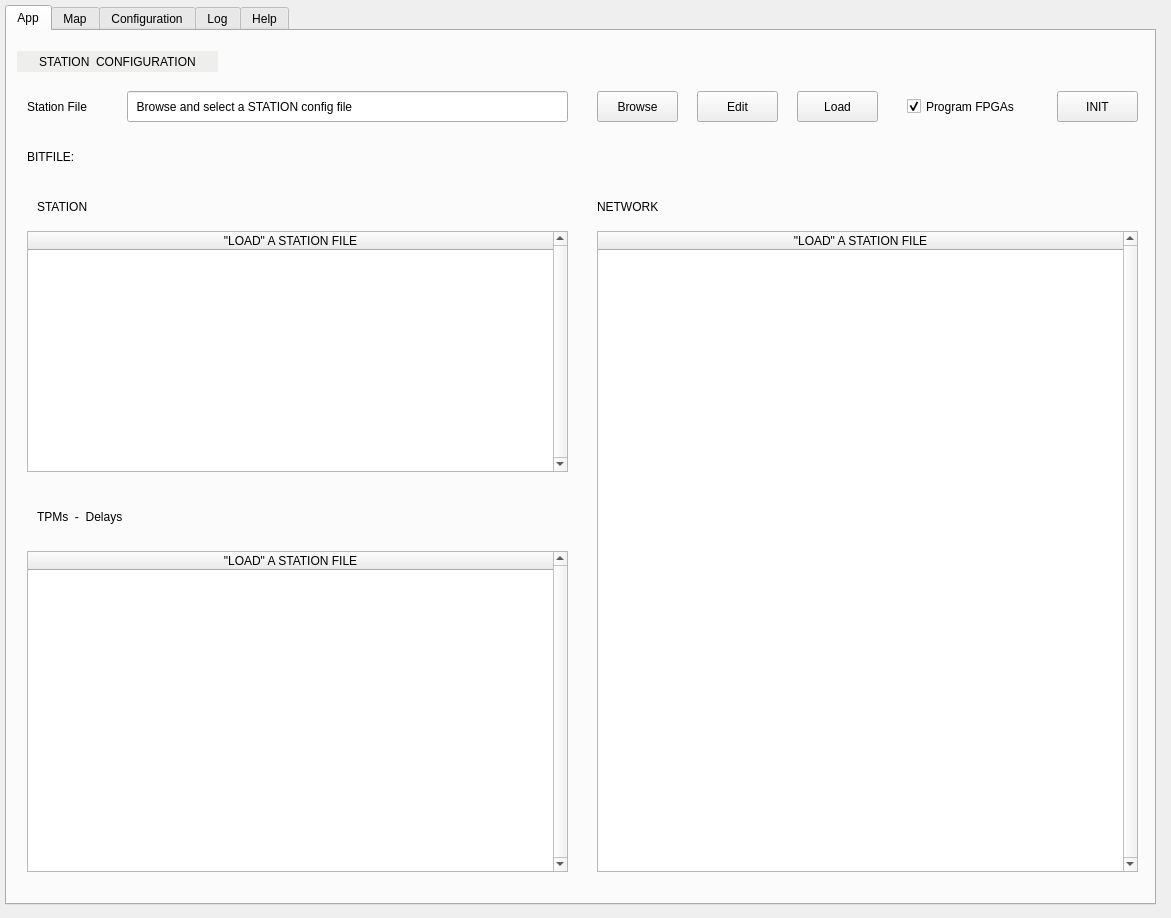
<?xml version="1.0" encoding="UTF-8"?>
<ui version="4.0">
 <class>Form</class>
 <widget class="QWidget" name="Form">
  <property name="geometry">
   <rect>
    <x>0</x>
    <y>0</y>
    <width>1171</width>
    <height>918</height>
   </rect>
  </property>
  <property name="windowTitle">
   <string>Form</string>
  </property>
  <widget class="QTabWidget" name="tabWidget">
   <property name="geometry">
    <rect>
     <x>5</x>
     <y>5</y>
     <width>1151</width>
     <height>900</height>
    </rect>
   </property>
   <property name="currentIndex">
    <number>0</number>
   </property>
   <widget class="QWidget" name="qtab_app">
    <attribute name="title">
     <string>App</string>
    </attribute>
    <widget class="QLabel" name="qlabel_message">
     <property name="geometry">
      <rect>
       <x>840</x>
       <y>830</y>
       <width>291</width>
       <height>31</height>
      </rect>
     </property>
     <property name="layoutDirection">
      <enum>Qt::LeftToRight</enum>
     </property>
     <property name="text">
      <string/>
     </property>
     <property name="alignment">
      <set>Qt::AlignRight|Qt::AlignTrailing|Qt::AlignVCenter</set>
     </property>
    </widget>
    <widget class="QLabel" name="qlabel_tstamp">
     <property name="geometry">
      <rect>
       <x>480</x>
       <y>830</y>
       <width>371</width>
       <height>31</height>
      </rect>
     </property>
     <property name="layoutDirection">
      <enum>Qt::LeftToRight</enum>
     </property>
     <property name="text">
      <string/>
     </property>
     <property name="alignment">
      <set>Qt::AlignCenter</set>
     </property>
    </widget>
    <widget class="QTableWidget" name="qtable_station">
     <property name="geometry">
      <rect>
       <x>20</x>
       <y>200</y>
       <width>541</width>
       <height>241</height>
      </rect>
     </property>
     <property name="verticalScrollBarPolicy">
      <enum>Qt::ScrollBarAlwaysOn</enum>
     </property>
     <attribute name="horizontalHeaderDefaultSectionSize">
      <number>308</number>
     </attribute>
     <attribute name="horizontalHeaderStretchLastSection">
      <bool>true</bool>
     </attribute>
     <column>
      <property name="text">
       <string>&quot;LOAD&quot; A STATION FILE</string>
      </property>
     </column>
    </widget>
    <widget class="QLineEdit" name="qline_configfile">
     <property name="geometry">
      <rect>
       <x>120</x>
       <y>60</y>
       <width>441</width>
       <height>31</height>
      </rect>
     </property>
     <property name="text">
      <string>  Browse and select a STATION config file</string>
     </property>
     <property name="readOnly">
      <bool>true</bool>
     </property>
    </widget>
    <widget class="QPushButton" name="qbutton_edit">
     <property name="geometry">
      <rect>
       <x>690</x>
       <y>60</y>
       <width>81</width>
       <height>31</height>
      </rect>
     </property>
     <property name="text">
      <string>Edit</string>
     </property>
    </widget>
    <widget class="QPushButton" name="qbutton_load_configuration">
     <property name="geometry">
      <rect>
       <x>790</x>
       <y>60</y>
       <width>81</width>
       <height>31</height>
      </rect>
     </property>
     <property name="text">
      <string>Load</string>
     </property>
    </widget>
    <widget class="QLabel" name="qlabel_bitfile">
     <property name="geometry">
      <rect>
       <x>120</x>
       <y>110</y>
       <width>1011</width>
       <height>31</height>
      </rect>
     </property>
     <property name="text">
      <string/>
     </property>
     <property name="alignment">
      <set>Qt::AlignLeading|Qt::AlignLeft|Qt::AlignVCenter</set>
     </property>
    </widget>
    <widget class="QLabel" name="qlabel_config">
     <property name="geometry">
      <rect>
       <x>20</x>
       <y>60</y>
       <width>101</width>
       <height>31</height>
      </rect>
     </property>
     <property name="text">
      <string>Station File</string>
     </property>
     <property name="alignment">
      <set>Qt::AlignLeading|Qt::AlignLeft|Qt::AlignVCenter</set>
     </property>
    </widget>
    <widget class="QPushButton" name="qbutton_station_init">
     <property name="geometry">
      <rect>
       <x>1050</x>
       <y>60</y>
       <width>81</width>
       <height>31</height>
      </rect>
     </property>
     <property name="text">
      <string>INIT</string>
     </property>
    </widget>
    <widget class="QLabel" name="qlabel_bitfile_2">
     <property name="geometry">
      <rect>
       <x>20</x>
       <y>110</y>
       <width>71</width>
       <height>31</height>
      </rect>
     </property>
     <property name="text">
      <string>BITFILE: </string>
     </property>
     <property name="alignment">
      <set>Qt::AlignLeading|Qt::AlignLeft|Qt::AlignVCenter</set>
     </property>
    </widget>
    <widget class="QPushButton" name="qbutton_browse">
     <property name="geometry">
      <rect>
       <x>590</x>
       <y>60</y>
       <width>81</width>
       <height>31</height>
      </rect>
     </property>
     <property name="text">
      <string>Browse</string>
     </property>
    </widget>
    <widget class="QLabel" name="qlabel_station">
     <property name="geometry">
      <rect>
       <x>30</x>
       <y>160</y>
       <width>171</width>
       <height>31</height>
      </rect>
     </property>
     <property name="text">
      <string>STATION</string>
     </property>
     <property name="alignment">
      <set>Qt::AlignLeading|Qt::AlignLeft|Qt::AlignVCenter</set>
     </property>
    </widget>
    <widget class="QTableWidget" name="qtable_tpm">
     <property name="geometry">
      <rect>
       <x>20</x>
       <y>520</y>
       <width>541</width>
       <height>321</height>
      </rect>
     </property>
     <property name="verticalScrollBarPolicy">
      <enum>Qt::ScrollBarAlwaysOn</enum>
     </property>
     <property name="sizeAdjustPolicy">
      <enum>QAbstractScrollArea::AdjustIgnored</enum>
     </property>
     <attribute name="horizontalHeaderCascadingSectionResizes">
      <bool>false</bool>
     </attribute>
     <attribute name="horizontalHeaderDefaultSectionSize">
      <number>218</number>
     </attribute>
     <attribute name="horizontalHeaderStretchLastSection">
      <bool>true</bool>
     </attribute>
     <column>
      <property name="text">
       <string>&quot;LOAD&quot; A STATION FILE</string>
      </property>
     </column>
    </widget>
    <widget class="QLabel" name="qlabel_tpms">
     <property name="geometry">
      <rect>
       <x>30</x>
       <y>470</y>
       <width>171</width>
       <height>31</height>
      </rect>
     </property>
     <property name="text">
      <string>TPMs  -  Delays</string>
     </property>
     <property name="alignment">
      <set>Qt::AlignLeading|Qt::AlignLeft|Qt::AlignVCenter</set>
     </property>
    </widget>
    <widget class="QTableWidget" name="qtable_network">
     <property name="geometry">
      <rect>
       <x>590</x>
       <y>200</y>
       <width>541</width>
       <height>641</height>
      </rect>
     </property>
     <property name="verticalScrollBarPolicy">
      <enum>Qt::ScrollBarAlwaysOn</enum>
     </property>
     <attribute name="horizontalHeaderDefaultSectionSize">
      <number>365</number>
     </attribute>
     <attribute name="horizontalHeaderStretchLastSection">
      <bool>true</bool>
     </attribute>
     <column>
      <property name="text">
       <string>&quot;LOAD&quot; A STATION FILE</string>
      </property>
     </column>
    </widget>
    <widget class="QLabel" name="qlabel_network">
     <property name="geometry">
      <rect>
       <x>590</x>
       <y>160</y>
       <width>171</width>
       <height>31</height>
      </rect>
     </property>
     <property name="text">
      <string>NETWORK</string>
     </property>
     <property name="alignment">
      <set>Qt::AlignLeading|Qt::AlignLeft|Qt::AlignVCenter</set>
     </property>
    </widget>
    <widget class="QLabel" name="qlabel_connection_3">
     <property name="geometry">
      <rect>
       <x>10</x>
       <y>20</y>
       <width>201</width>
       <height>21</height>
      </rect>
     </property>
     <property name="layoutDirection">
      <enum>Qt::LeftToRight</enum>
     </property>
     <property name="styleSheet">
      <string notr="true">background-color: rgb(238, 238, 236);</string>
     </property>
     <property name="text">
      <string>STATION  CONFIGURATION</string>
     </property>
     <property name="alignment">
      <set>Qt::AlignCenter</set>
     </property>
    </widget>
    <widget class="QCheckBox" name="checkProgram">
     <property name="geometry">
      <rect>
       <x>900</x>
       <y>60</y>
       <width>131</width>
       <height>31</height>
      </rect>
     </property>
     <property name="text">
      <string>Program FPGAs</string>
     </property>
     <property name="checked">
      <bool>true</bool>
     </property>
    </widget>
   </widget>
   <widget class="QWidget" name="qtab_map">
    <attribute name="title">
     <string>Map</string>
    </attribute>
    <widget class="QWidget" name="plotWidgetMap" native="true">
     <property name="geometry">
      <rect>
       <x>20</x>
       <y>60</y>
       <width>781</width>
       <height>781</height>
      </rect>
     </property>
     <property name="sizePolicy">
      <sizepolicy hsizetype="Expanding" vsizetype="Expanding">
       <horstretch>0</horstretch>
       <verstretch>0</verstretch>
      </sizepolicy>
     </property>
     <property name="minimumSize">
      <size>
       <width>0</width>
       <height>0</height>
      </size>
     </property>
     <property name="maximumSize">
      <size>
       <width>16777215</width>
       <height>16777215</height>
      </size>
     </property>
    </widget>
    <widget class="QLabel" name="qlabel_config_2">
     <property name="geometry">
      <rect>
       <x>20</x>
       <y>20</y>
       <width>121</width>
       <height>31</height>
      </rect>
     </property>
     <property name="text">
      <string>Station Map File</string>
     </property>
     <property name="alignment">
      <set>Qt::AlignLeading|Qt::AlignLeft|Qt::AlignVCenter</set>
     </property>
    </widget>
    <widget class="QLineEdit" name="qline_map_file">
     <property name="geometry">
      <rect>
       <x>150</x>
       <y>20</y>
       <width>411</width>
       <height>31</height>
      </rect>
     </property>
     <property name="text">
      <string>  Browse and select a STATION MAP file</string>
     </property>
     <property name="readOnly">
      <bool>true</bool>
     </property>
    </widget>
    <widget class="QPushButton" name="qbutton_map_browse">
     <property name="geometry">
      <rect>
       <x>600</x>
       <y>20</y>
       <width>81</width>
       <height>31</height>
      </rect>
     </property>
     <property name="text">
      <string>Browse</string>
     </property>
    </widget>
    <widget class="QPushButton" name="qbutton_map_load">
     <property name="geometry">
      <rect>
       <x>720</x>
       <y>20</y>
       <width>81</width>
       <height>31</height>
      </rect>
     </property>
     <property name="text">
      <string>Load</string>
     </property>
    </widget>
    <widget class="QFrame" name="qframe_markers">
     <property name="geometry">
      <rect>
       <x>830</x>
       <y>100</y>
       <width>291</width>
       <height>61</height>
      </rect>
     </property>
     <property name="frameShape">
      <enum>QFrame::StyledPanel</enum>
     </property>
     <property name="frameShadow">
      <enum>QFrame::Raised</enum>
     </property>
     <widget class="QRadioButton" name="rb_circle">
      <property name="geometry">
       <rect>
        <x>20</x>
        <y>20</y>
        <width>71</width>
        <height>23</height>
       </rect>
      </property>
      <property name="text">
       <string>Circle</string>
      </property>
      <property name="checked">
       <bool>true</bool>
      </property>
     </widget>
     <widget class="QRadioButton" name="rb_cross">
      <property name="geometry">
       <rect>
        <x>110</x>
        <y>20</y>
        <width>71</width>
        <height>23</height>
       </rect>
      </property>
      <property name="text">
       <string>Cross</string>
      </property>
     </widget>
     <widget class="QCheckBox" name="cb_id">
      <property name="geometry">
       <rect>
        <x>210</x>
        <y>20</y>
        <width>51</width>
        <height>23</height>
       </rect>
      </property>
      <property name="text">
       <string>ID</string>
      </property>
      <property name="checked">
       <bool>true</bool>
      </property>
     </widget>
    </widget>
    <widget class="QLabel" name="qlabel_connection_4">
     <property name="geometry">
      <rect>
       <x>920</x>
       <y>90</y>
       <width>101</width>
       <height>21</height>
      </rect>
     </property>
     <property name="layoutDirection">
      <enum>Qt::LeftToRight</enum>
     </property>
     <property name="styleSheet">
      <string notr="true">background-color: rgb(238, 238, 236);</string>
     </property>
     <property name="text">
      <string>MARKERS</string>
     </property>
     <property name="alignment">
      <set>Qt::AlignCenter</set>
     </property>
    </widget>
    <widget class="QLabel" name="qlabel_tiles">
     <property name="geometry">
      <rect>
       <x>920</x>
       <y>180</y>
       <width>101</width>
       <height>21</height>
      </rect>
     </property>
     <property name="layoutDirection">
      <enum>Qt::LeftToRight</enum>
     </property>
     <property name="styleSheet">
      <string notr="true">background-color: rgb(238, 238, 236);</string>
     </property>
     <property name="text">
      <string>TILES</string>
     </property>
     <property name="alignment">
      <set>Qt::AlignCenter</set>
     </property>
    </widget>
    <widget class="QFrame" name="qframe_tiles">
     <property name="geometry">
      <rect>
       <x>830</x>
       <y>190</y>
       <width>291</width>
       <height>231</height>
      </rect>
     </property>
     <property name="frameShape">
      <enum>QFrame::StyledPanel</enum>
     </property>
     <property name="frameShadow">
      <enum>QFrame::Raised</enum>
     </property>
     <widget class="QPushButton" name="qbutton_map_deselect">
      <property name="geometry">
       <rect>
        <x>20</x>
        <y>190</y>
        <width>111</width>
        <height>21</height>
       </rect>
      </property>
      <property name="text">
       <string>Deselect ALL</string>
      </property>
     </widget>
     <widget class="QPushButton" name="qbutton_map_select">
      <property name="geometry">
       <rect>
        <x>160</x>
        <y>190</y>
        <width>111</width>
        <height>21</height>
       </rect>
      </property>
      <property name="text">
       <string>Select ALL</string>
      </property>
     </widget>
    </widget>
    <widget class="QFrame" name="qframe_locate">
     <property name="geometry">
      <rect>
       <x>830</x>
       <y>450</y>
       <width>291</width>
       <height>291</height>
      </rect>
     </property>
     <property name="frameShape">
      <enum>QFrame::StyledPanel</enum>
     </property>
     <property name="frameShadow">
      <enum>QFrame::Raised</enum>
     </property>
     <widget class="QCheckBox" name="cb_locate_enable_antenna">
      <property name="geometry">
       <rect>
        <x>170</x>
        <y>30</y>
        <width>71</width>
        <height>31</height>
       </rect>
      </property>
      <property name="text">
       <string>Enable</string>
      </property>
      <property name="checked">
       <bool>false</bool>
      </property>
     </widget>
     <widget class="QComboBox" name="combo_tpm">
      <property name="geometry">
       <rect>
        <x>70</x>
        <y>240</y>
        <width>51</width>
        <height>25</height>
       </rect>
      </property>
      <item>
       <property name="text">
        <string>1</string>
       </property>
      </item>
      <item>
       <property name="text">
        <string>2</string>
       </property>
      </item>
      <item>
       <property name="text">
        <string>3</string>
       </property>
      </item>
     </widget>
     <widget class="QLabel" name="qlabel_tpm_input">
      <property name="geometry">
       <rect>
        <x>20</x>
        <y>200</y>
        <width>131</width>
        <height>31</height>
       </rect>
      </property>
      <property name="text">
       <string>Find by TPM Input</string>
      </property>
      <property name="alignment">
       <set>Qt::AlignLeading|Qt::AlignLeft|Qt::AlignVCenter</set>
      </property>
     </widget>
     <widget class="QComboBox" name="combo_input">
      <property name="geometry">
       <rect>
        <x>210</x>
        <y>240</y>
        <width>51</width>
        <height>25</height>
       </rect>
      </property>
      <item>
       <property name="text">
        <string>1</string>
       </property>
      </item>
      <item>
       <property name="text">
        <string>2</string>
       </property>
      </item>
      <item>
       <property name="text">
        <string>3</string>
       </property>
      </item>
      <item>
       <property name="text">
        <string>4</string>
       </property>
      </item>
     </widget>
     <widget class="QComboBox" name="combo_antenna">
      <property name="geometry">
       <rect>
        <x>150</x>
        <y>70</y>
        <width>131</width>
        <height>25</height>
       </rect>
      </property>
      <item>
       <property name="text">
        <string>001</string>
       </property>
      </item>
      <item>
       <property name="text">
        <string>002</string>
       </property>
      </item>
      <item>
       <property name="text">
        <string>003</string>
       </property>
      </item>
     </widget>
     <widget class="QLabel" name="qlabel_find_ant">
      <property name="geometry">
       <rect>
        <x>20</x>
        <y>30</y>
        <width>151</width>
        <height>31</height>
       </rect>
      </property>
      <property name="text">
       <string>Find by Antenna ID</string>
      </property>
      <property name="alignment">
       <set>Qt::AlignLeading|Qt::AlignLeft|Qt::AlignVCenter</set>
      </property>
     </widget>
     <widget class="QCheckBox" name="cb_locate_enable_tpm">
      <property name="geometry">
       <rect>
        <x>170</x>
        <y>200</y>
        <width>71</width>
        <height>31</height>
       </rect>
      </property>
      <property name="text">
       <string>Enable</string>
      </property>
      <property name="checked">
       <bool>false</bool>
      </property>
     </widget>
     <widget class="QLabel" name="qlabel_find_ant_2">
      <property name="geometry">
       <rect>
        <x>254</x>
        <y>38</y>
        <width>21</width>
        <height>16</height>
       </rect>
      </property>
      <property name="styleSheet">
       <string notr="true">background-color: rgb(255, 255, 0);</string>
      </property>
      <property name="text">
       <string/>
      </property>
      <property name="alignment">
       <set>Qt::AlignLeading|Qt::AlignLeft|Qt::AlignVCenter</set>
      </property>
     </widget>
     <widget class="QLabel" name="qlabel_find_ant_3">
      <property name="geometry">
       <rect>
        <x>254</x>
        <y>208</y>
        <width>21</width>
        <height>16</height>
       </rect>
      </property>
      <property name="styleSheet">
       <string notr="true">background-color: rgb(0, 0, 255);</string>
      </property>
      <property name="text">
       <string/>
      </property>
      <property name="alignment">
       <set>Qt::AlignLeading|Qt::AlignLeft|Qt::AlignVCenter</set>
      </property>
     </widget>
     <widget class="QLabel" name="qlabel_tpm_input_2">
      <property name="geometry">
       <rect>
        <x>150</x>
        <y>240</y>
        <width>61</width>
        <height>23</height>
       </rect>
      </property>
      <property name="text">
       <string>INPUT:</string>
      </property>
      <property name="alignment">
       <set>Qt::AlignLeading|Qt::AlignLeft|Qt::AlignVCenter</set>
      </property>
     </widget>
     <widget class="QLabel" name="qlabel_tpm_input_3">
      <property name="geometry">
       <rect>
        <x>20</x>
        <y>240</y>
        <width>41</width>
        <height>23</height>
       </rect>
      </property>
      <property name="text">
       <string>TILE:</string>
      </property>
      <property name="alignment">
       <set>Qt::AlignLeading|Qt::AlignLeft|Qt::AlignVCenter</set>
      </property>
     </widget>
     <widget class="QLabel" name="qlabel_tpm_input_4">
      <property name="geometry">
       <rect>
        <x>20</x>
        <y>70</y>
        <width>121</width>
        <height>23</height>
       </rect>
      </property>
      <property name="text">
       <string>ANTENNA NAME: </string>
      </property>
      <property name="alignment">
       <set>Qt::AlignLeading|Qt::AlignLeft|Qt::AlignVCenter</set>
      </property>
     </widget>
     <widget class="QLabel" name="qlabel_tpm_input_5">
      <property name="geometry">
       <rect>
        <x>20</x>
        <y>110</y>
        <width>131</width>
        <height>31</height>
       </rect>
      </property>
      <property name="text">
       <string>Find Antenna List</string>
      </property>
      <property name="alignment">
       <set>Qt::AlignLeading|Qt::AlignLeft|Qt::AlignVCenter</set>
      </property>
     </widget>
     <widget class="QLineEdit" name="qline_find_antlist">
      <property name="geometry">
       <rect>
        <x>20</x>
        <y>150</y>
        <width>141</width>
        <height>27</height>
       </rect>
      </property>
      <property name="text">
       <string>1,10,20,24</string>
      </property>
      <property name="readOnly">
       <bool>false</bool>
      </property>
     </widget>
     <widget class="QLabel" name="qlabel_find_ant_4">
      <property name="geometry">
       <rect>
        <x>254</x>
        <y>118</y>
        <width>21</width>
        <height>16</height>
       </rect>
      </property>
      <property name="styleSheet">
       <string notr="true">background-color: rgb(0, 200, 0);</string>
      </property>
      <property name="text">
       <string/>
      </property>
      <property name="alignment">
       <set>Qt::AlignLeading|Qt::AlignLeft|Qt::AlignVCenter</set>
      </property>
     </widget>
     <widget class="QCheckBox" name="cb_locate_enable_antenna_list">
      <property name="geometry">
       <rect>
        <x>170</x>
        <y>110</y>
        <width>71</width>
        <height>31</height>
       </rect>
      </property>
      <property name="text">
       <string>Enable</string>
      </property>
      <property name="checked">
       <bool>false</bool>
      </property>
     </widget>
     <widget class="QLabel" name="qlabel_malformed_list">
      <property name="geometry">
       <rect>
        <x>170</x>
        <y>150</y>
        <width>101</width>
        <height>31</height>
       </rect>
      </property>
      <property name="text">
       <string>&quot;,&quot; separator</string>
      </property>
      <property name="alignment">
       <set>Qt::AlignLeading|Qt::AlignLeft|Qt::AlignVCenter</set>
      </property>
     </widget>
    </widget>
    <widget class="QLabel" name="qlabel_locate">
     <property name="geometry">
      <rect>
       <x>920</x>
       <y>440</y>
       <width>101</width>
       <height>21</height>
      </rect>
     </property>
     <property name="layoutDirection">
      <enum>Qt::LeftToRight</enum>
     </property>
     <property name="styleSheet">
      <string notr="true">background-color: rgb(238, 238, 236);</string>
     </property>
     <property name="text">
      <string>LOCATE</string>
     </property>
     <property name="alignment">
      <set>Qt::AlignCenter</set>
     </property>
    </widget>
    <widget class="QFrame" name="qframe_add_on">
     <property name="geometry">
      <rect>
       <x>830</x>
       <y>770</y>
       <width>291</width>
       <height>71</height>
      </rect>
     </property>
     <property name="frameShape">
      <enum>QFrame::StyledPanel</enum>
     </property>
     <property name="frameShadow">
      <enum>QFrame::Raised</enum>
     </property>
     <widget class="QCheckBox" name="cb_tooltip">
      <property name="geometry">
       <rect>
        <x>70</x>
        <y>30</y>
        <width>141</width>
        <height>23</height>
       </rect>
      </property>
      <property name="text">
       <string>Antenna ToolTip</string>
      </property>
      <property name="checked">
       <bool>true</bool>
      </property>
     </widget>
    </widget>
    <widget class="QLabel" name="qlabel_add_on">
     <property name="geometry">
      <rect>
       <x>920</x>
       <y>760</y>
       <width>101</width>
       <height>21</height>
      </rect>
     </property>
     <property name="layoutDirection">
      <enum>Qt::LeftToRight</enum>
     </property>
     <property name="styleSheet">
      <string notr="true">background-color: rgb(238, 238, 236);</string>
     </property>
     <property name="text">
      <string>ADD ON</string>
     </property>
     <property name="alignment">
      <set>Qt::AlignCenter</set>
     </property>
    </widget>
    <zorder>plotWidgetMap</zorder>
    <zorder>qlabel_config_2</zorder>
    <zorder>qline_map_file</zorder>
    <zorder>qbutton_map_browse</zorder>
    <zorder>qbutton_map_load</zorder>
    <zorder>qframe_markers</zorder>
    <zorder>qlabel_connection_4</zorder>
    <zorder>qframe_tiles</zorder>
    <zorder>qlabel_tiles</zorder>
    <zorder>qframe_locate</zorder>
    <zorder>qlabel_locate</zorder>
    <zorder>qframe_add_on</zorder>
    <zorder>qlabel_add_on</zorder>
   </widget>
   <widget class="QWidget" name="qtab_conf">
    <attribute name="title">
     <string>Configuration</string>
    </attribute>
   </widget>
   <widget class="QWidget" name="tab">
    <attribute name="title">
     <string>Log</string>
    </attribute>
    <widget class="QWidget" name="qw_log" native="true">
     <property name="geometry">
      <rect>
       <x>3</x>
       <y>0</y>
       <width>1131</width>
       <height>864</height>
      </rect>
     </property>
    </widget>
   </widget>
   <widget class="QWidget" name="qtab_help">
    <attribute name="title">
     <string>Help</string>
    </attribute>
    <widget class="QTextEdit" name="Help_Station">
     <property name="geometry">
      <rect>
       <x>10</x>
       <y>10</y>
       <width>1121</width>
       <height>841</height>
      </rect>
     </property>
     <property name="autoFillBackground">
      <bool>false</bool>
     </property>
     <property name="styleSheet">
      <string notr="true">background-color: rgb(251, 249, 246);</string>
     </property>
     <property name="frameShape">
      <enum>QFrame::NoFrame</enum>
     </property>
     <property name="html">
      <string>&lt;!DOCTYPE HTML PUBLIC &quot;-//W3C//DTD HTML 4.0//EN&quot; &quot;http://www.w3.org/TR/REC-html40/strict.dtd&quot;&gt;
&lt;html&gt;&lt;head&gt;&lt;meta name=&quot;qrichtext&quot; content=&quot;1&quot; /&gt;&lt;style type=&quot;text/css&quot;&gt;
p, li { white-space: pre-wrap; }
&lt;/style&gt;&lt;/head&gt;&lt;body style=&quot; font-family:'Ubuntu'; font-size:11pt; font-weight:400; font-style:normal;&quot;&gt;
&lt;p style=&quot;-qt-paragraph-type:empty; margin-top:0px; margin-bottom:0px; margin-left:0px; margin-right:0px; -qt-block-indent:0; text-indent:0px;&quot;&gt;&lt;br /&gt;&lt;/p&gt;&lt;/body&gt;&lt;/html&gt;</string>
     </property>
    </widget>
   </widget>
  </widget>
 </widget>
 <resources/>
 <connections/>
</ui>
